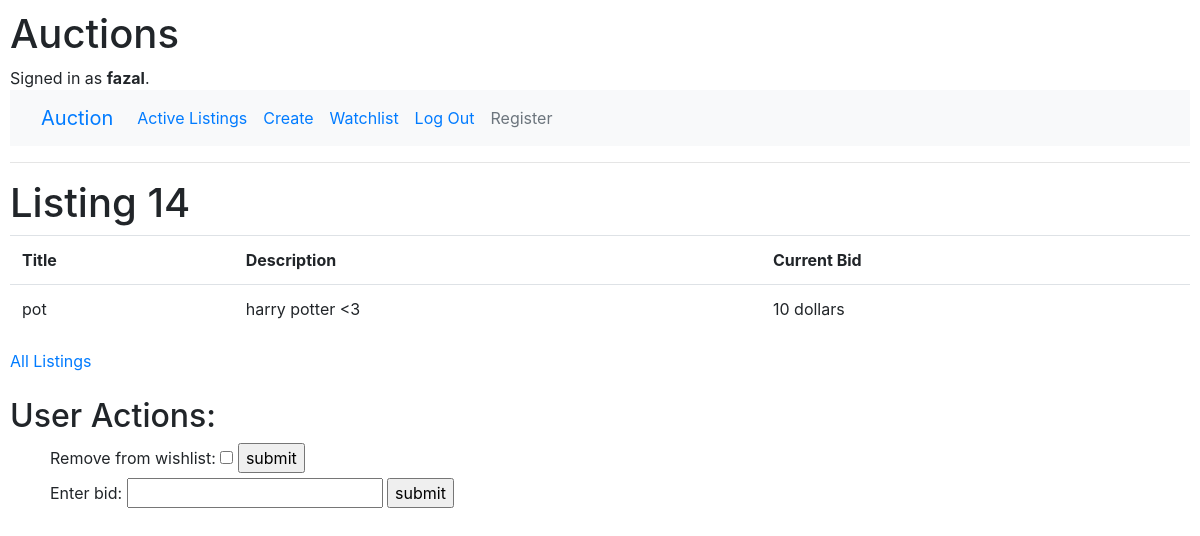
The app's page /listing/14 (signed in) with its own data.
### auctions/models.py (models this page shows)
class User(AbstractUser):
    pass

class Listing(models.Model):
    title = models.CharField(max_length=64)
    description = models.CharField(max_length=256)
    starting_bid = models.IntegerField()

### auctions/views.py (the view)
# urls.py: path("listing/<int:listing_id>", views.listing, name="listing"),
def listing(request, listing_id):
    listing = Listing.objects.get(id = listing_id)
    if request.method == "POST":
        add_form = AddWatchlist(request.POST)
        remove_form = RemoveWatchlist(request.POST)
        if add_form.is_valid():
            f = Watchlist(listing = listing, user=request.user, watchlist_bool=True)
            f.save()
        if remove_form.is_valid():
            f = Watchlist.objects.filter(listing = listing, user=request.user)
            f.delete()
        return HttpResponseRedirect(reverse("listing", args=(listing.id,)))
    else:
        try:
            watchlist = Watchlist.objects.get(user = request.user, listing = listing)
            return render(request, "auctions/listing.html", {
                "listing": listing,
                "bidding_form": BiddingForm(),
                "form": RemoveWatchlist()
            })
        except ObjectDoesNotExist:
            return render(request, "auctions/listing.html", {
                "listing": listing,
                "bidding_form": BiddingForm(),
                "form": AddWatchlist()
            })

### auctions/views.py
class BiddingForm(forms.Form):
    Enter_Bid = forms.IntegerField()

class RemoveWatchlist(forms.Form):
    Remove_from_Wishlist = forms.BooleanField()

### auctions/templates/auctions/listing.html (shortened to what this page needs)
{% extends "auctions/layout.html" %}
{% block body %}
    <h1>Listing {{ listing.id }}</h1>
    <table class="table">
        <tr>
            <th>Title</th>
            <th>Description</th>
            <th>Current Bid</th>
        </tr>
            <tr>
                <td>{{ listing.title }}</td>
                <td>{{ listing.description }}</td>
                <td>{{ listing.starting_bid }} dollars</td>
            </tr>
    </table>
    <a href="{% url 'index' %}">All Listings</a>
    <br><br>
    <h2>User Actions: </h2>
    <ul>
        {% if user.is_authenticated %}
            <form action="{% url 'listing' listing.id %}" method="post">
                {{ form }}
                <input type="submit", value="submit">
            </form>
            <form action="{% url 'listing' listing.id %}" method="post">
                {{ bidding_form }}
                <input type="submit", value="submit">
            </form>
        {% endif %}
    </ul>
{% endblock %}

### auctions/templates/auctions/layout.html (shortened to what this page needs)
{% load static %}
<!DOCTYPE html>
<html lang="en">
    <head>
        <link rel="stylesheet" href="https://stackpath.bootstrapcdn.com/bootstrap/4.4.1/css/bootstrap.min.css">
        <link href="{% static 'auctions/styles.css' %}" rel="stylesheet">
    </head>
    <body>
        <h1>Auctions</h1>
        <div>
            {% if user.is_authenticated %}
                Signed in as <strong>{{ user.username }}</strong>.
            {% else %}
                Not signed in.
            {% endif %}
        </div>
        <nav class="navbar navbar-expand-lg bg-light">
            <div class="container-fluid">
              <a class="navbar-brand" href="/">Auction</a>
              <div class="collapse navbar-collapse" id="navbarNavAltMarkup">
                <div class="navbar-nav">
                  <a class="nav-link active" aria-current="page" href="{% url 'index' %}">Active Listings</a>
                  {% if user.is_authenticated %}
                    <a class="nav-link" href="{% url 'create' %}">Create</a>
                    <a class="nav-link" href="{% url 'watchlist' %}">Watchlist</a>
                    <a class="nav-link" href="{% url 'logout' %}">Log Out</a>
                    <a class="nav-link disabled">Register</a>
                  {% else %}
                    <a class="nav-link" href="{% url 'register' %}">Register</a>
                    <a class="nav-link" href="{% url 'login' %}">Log In</a>
                    <a class="nav-link disabled" href="{% url 'create' %}">Create</a>
                    <a class="nav-link disabled" href="{% url 'watchlist' %}">Watchlist</a>
                  {% endif %}
                </div>
              </div>
            </div>
        </nav>
        <hr>
        {% block body %}
        {% endblock %}
    </body>
</html>

### auctions/static/auctions/styles.css (style rules this page uses)
body { padding: 10px; }

### records on screen
User: username "fazal"
Listing: id "14", title "pot", description "harry potter <3", starting_bid "10"
